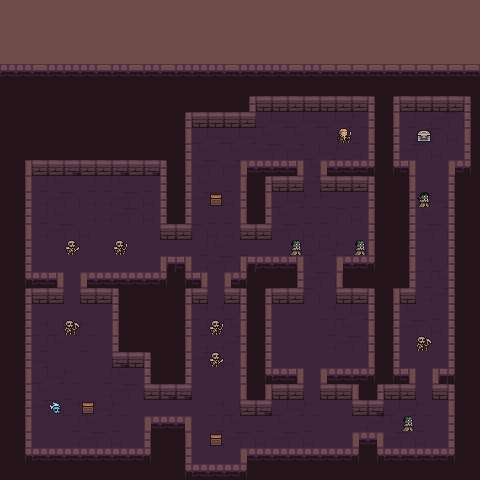

This game map was drawn from its Tiled (.tmx) file and the tilesets committed beside it. A one-line description and the full map source follow:
An orthogonal 30x30 tile map with 16x16 px tiles, 3 tile layers (suelo, muros, logica), 2 tilesets.

<map version="1.5" tiledversion="1.6.0" orientation="orthogonal" renderorder="right-down" width="30" height="30" tilewidth="16" tileheight="16" infinite="0" nextlayerid="7" nextobjectid="1">
 <tileset firstgid="1" source="Dungeon_Tileset.tsx" />
 <tileset firstgid="101" source="Dungeon_Character.tsx" />
 <layer id="1" name="suelo" width="30" height="30">
  <data encoding="csv">
70,70,70,70,70,70,70,70,70,70,70,70,70,70,70,70,70,70,70,70,70,70,70,70,70,70,70,70,70,70,
70,70,70,70,70,70,70,70,70,70,70,70,70,70,70,70,70,70,70,70,70,70,70,70,70,70,70,70,70,70,
70,70,70,70,70,70,70,70,70,70,70,70,70,70,70,70,70,70,70,70,70,70,70,70,70,70,70,70,70,70,
70,70,70,70,70,70,70,70,70,70,70,70,70,70,70,70,70,70,70,70,70,70,70,70,70,70,70,70,70,70,
70,70,70,70,70,70,70,70,70,70,70,70,70,70,70,70,70,70,70,70,70,70,7,8,9,10,70,70,70,70,
79,79,79,79,79,79,79,79,79,79,79,79,79,79,79,79,79,79,79,79,79,79,79,79,79,79,79,79,79,79,
79,79,79,79,79,79,79,79,79,79,79,79,79,79,79,79,79,79,79,79,79,17,27,28,29,30,17,18,19,20,
79,79,79,79,79,79,79,79,79,79,79,79,79,79,79,79,8,9,8,9,8,9,10,29,30,17,27,28,29,30,
79,79,79,79,79,79,79,79,79,79,79,79,8,9,8,9,18,19,18,19,18,19,20,18,17,27,28,29,30,70,
79,79,79,79,79,79,79,79,79,79,79,79,18,19,18,19,28,29,28,8,9,10,30,28,27,28,29,30,24,70,
79,79,7,8,9,7,7,8,9,10,79,79,28,29,28,29,30,79,79,18,19,20,79,79,79,79,80,80,79,79,
79,79,17,18,19,17,17,18,19,20,79,79,18,19,20,79,79,79,79,28,8,9,10,79,79,79,80,80,79,79,
79,79,27,28,29,27,27,28,29,30,79,8,28,29,30,79,79,8,9,10,10,19,20,79,79,7,8,9,10,79,
79,79,17,18,19,27,27,28,29,30,79,18,19,20,20,79,79,18,19,20,20,29,30,79,79,17,18,19,20,79,
79,79,27,28,29,30,80,80,80,80,79,28,29,30,30,10,79,28,29,30,30,80,80,80,79,27,28,29,30,79,
79,79,80,80,80,80,80,80,80,80,80,80,17,18,19,20,80,80,7,8,9,10,80,80,79,79,80,80,79,79,
79,79,80,80,80,80,80,80,80,80,79,79,27,28,29,30,79,80,17,18,19,20,80,80,79,79,7,8,9,79,
79,79,79,79,80,79,79,79,79,79,79,79,79,80,79,79,79,79,27,28,29,30,79,79,79,79,17,18,19,79,
79,79,79,79,80,79,79,79,79,79,79,79,79,80,79,79,79,79,79,29,80,79,79,79,7,8,27,28,29,79,
79,79,80,80,80,80,80,79,79,79,79,79,7,7,8,9,10,80,80,80,7,8,9,10,17,18,19,20,79,79,
79,79,7,8,9,10,80,79,79,79,79,7,17,17,18,19,20,80,80,80,17,18,19,20,27,28,29,30,79,79,
79,79,17,18,19,20,80,79,79,79,79,17,27,27,28,29,30,80,80,80,27,28,29,30,79,80,80,80,79,79,
79,8,9,80,80,80,80,8,9,10,79,27,28,29,30,79,79,80,80,80,80,80,80,79,79,80,80,80,79,79,
79,7,8,9,10,80,17,18,19,20,79,79,80,80,80,79,79,79,79,80,79,79,79,79,79,79,80,79,79,79,
79,17,18,19,20,80,27,28,29,30,79,79,19,80,19,79,79,79,79,80,79,79,7,8,9,10,80,79,79,79,
79,27,28,29,7,8,9,10,80,80,80,80,19,7,8,9,10,8,9,10,80,80,17,18,8,9,10,80,79,79,
79,79,80,80,17,18,19,20,80,79,79,79,19,17,18,19,20,18,19,20,80,80,27,28,18,19,20,80,79,79,
79,79,80,80,27,28,29,30,80,79,79,79,80,27,28,29,30,28,29,30,80,80,79,79,28,29,30,80,79,79,
79,79,79,79,79,79,79,79,79,79,79,79,80,80,80,79,79,79,79,79,79,79,79,79,79,79,79,79,79,79,
79,79,79,79,79,79,79,79,79,79,79,79,79,79,79,79,79,79,79,79,79,79,79,79,79,79,79,79,79,79
</data>
 </layer>
 <layer id="5" name="muros" width="30" height="30">
  <data encoding="csv">
0,0,0,0,0,0,0,0,0,0,0,0,0,0,0,0,0,0,0,0,0,0,0,0,0,0,0,0,0,0,
0,0,0,0,0,0,0,0,0,0,0,0,0,0,0,0,0,0,0,0,0,0,0,0,0,0,0,0,0,0,
0,0,0,0,0,0,0,0,0,0,0,0,0,0,0,0,0,0,0,0,0,0,0,0,0,0,0,0,0,0,
0,0,0,0,0,0,0,0,0,0,0,0,0,0,0,0,0,0,0,0,0,0,0,0,0,0,0,0,0,0,
44,44,42,43,44,44,42,43,42,43,42,44,44,44,42,43,44,44,42,43,42,42,42,42,42,42,42,42,42,42,
0,0,0,0,0,0,0,0,0,0,0,0,0,0,0,0,0,0,0,0,0,0,0,0,0,0,0,0,0,0,
0,0,0,0,0,0,0,0,0,0,0,0,0,0,0,1,2,2,3,2,2,3,3,6,1,3,2,2,3,6,
0,0,0,0,0,0,0,0,0,0,0,1,5,5,5,3,0,0,0,0,0,0,0,6,11,0,0,0,0,6,
0,0,0,0,0,0,0,0,0,0,0,11,0,0,0,0,0,0,0,0,0,0,0,16,1,0,0,0,0,16,
0,0,0,0,0,0,0,0,0,0,0,1,0,0,0,0,0,0,0,0,0,0,0,6,1,0,0,0,0,26,
0,11,3,3,4,3,3,4,3,4,6,11,0,0,0,55,43,43,54,0,55,43,43,46,41,54,0,0,55,46,
0,11,0,0,0,0,0,0,0,0,6,21,0,0,0,16,1,2,3,0,3,2,3,6,0,11,0,0,6,0,
0,21,0,0,0,0,0,0,0,0,6,1,0,0,0,26,11,0,0,0,0,0,0,6,0,21,0,0,6,0,
0,1,0,0,0,0,0,0,0,0,6,1,0,0,0,16,21,0,0,0,0,0,0,16,0,1,0,0,6,0,
0,11,0,0,0,0,0,0,0,0,2,3,0,0,0,3,3,0,0,0,0,0,0,6,0,1,0,0,6,0,
0,21,0,0,0,0,0,0,0,0,0,0,0,0,0,0,0,0,0,0,0,0,0,16,0,1,0,0,6,0,
0,1,0,0,0,0,0,0,0,0,51,54,0,0,0,51,43,43,54,0,0,55,43,46,0,11,0,0,6,0,
0,41,43,54,0,55,43,43,43,43,46,41,54,0,55,46,0,0,21,0,0,16,0,0,0,21,0,0,6,0,
0,1,2,3,0,2,3,6,0,0,0,1,2,0,3,6,1,2,3,0,0,2,3,6,11,2,0,0,6,0,
0,1,0,0,0,0,0,6,0,0,0,11,0,0,0,6,11,0,0,0,0,0,0,6,21,0,0,0,6,0,
0,1,0,0,0,0,0,16,0,0,0,1,0,0,0,16,21,0,0,0,0,0,0,16,1,0,0,0,6,0,
0,1,0,0,0,0,0,26,0,0,0,11,0,0,0,26,1,0,0,0,0,0,0,6,1,0,0,0,6,0,
0,1,0,80,80,80,80,4,5,6,0,21,0,0,0,16,1,0,0,0,0,0,0,16,1,0,0,0,6,0,
0,11,0,0,0,0,0,0,0,6,0,1,0,0,0,26,41,43,54,0,55,43,43,46,41,54,0,51,46,0,
0,21,0,0,0,0,0,0,0,3,4,4,0,0,0,16,11,2,3,0,2,3,16,1,2,3,0,5,6,0,
0,1,0,0,0,0,0,0,0,0,0,0,0,0,0,3,4,0,0,0,0,0,3,4,0,0,0,0,16,0,
0,11,0,0,0,0,0,0,0,55,43,56,0,0,0,0,0,0,0,0,0,0,0,0,0,0,0,0,26,0,
0,21,0,0,0,0,0,0,0,26,0,11,0,0,0,0,0,0,0,0,0,0,55,56,0,0,0,0,26,0,
0,41,43,43,43,43,43,43,43,46,0,21,0,0,0,55,43,43,43,43,43,43,46,41,43,43,43,43,46,0,
0,0,0,0,0,0,0,0,0,0,0,41,43,43,43,46,0,0,0,0,0,0,0,0,0,0,0,0,0,0
</data>
 </layer>
 <layer id="3" name="logica" width="30" height="30">
  <data encoding="csv">
0,0,0,0,0,0,0,0,0,0,0,0,0,0,0,0,0,0,0,0,0,0,0,0,0,0,0,0,0,0,
0,0,0,0,0,0,0,0,0,0,0,0,0,0,0,0,0,0,0,0,0,0,0,0,0,0,0,0,0,0,
0,0,0,0,0,0,0,0,0,0,0,0,0,0,0,0,0,0,0,0,0,0,0,0,0,0,0,0,0,0,
0,0,0,0,0,0,0,0,0,0,0,0,0,0,0,0,0,0,0,0,0,0,0,0,0,0,0,0,0,0,
0,0,0,0,0,0,0,0,0,0,0,0,0,0,0,0,0,0,0,0,0,0,0,0,0,0,0,0,0,0,
0,0,0,0,0,0,0,0,0,0,0,0,0,0,0,0,0,0,0,0,0,0,0,0,0,0,0,0,0,0,
0,0,0,0,0,0,0,0,0,0,0,0,0,0,0,0,0,0,0,0,0,0,0,0,0,0,0,0,0,0,
0,0,0,0,0,0,0,0,0,0,0,0,0,0,0,0,0,0,0,0,0,0,0,0,0,0,0,0,0,0,
0,0,0,0,0,0,0,0,0,0,0,0,0,0,0,0,0,0,0,0,0,101,0,0,0,0,85,0,0,0,
0,0,0,0,0,0,0,0,0,0,0,0,0,0,0,0,0,0,0,0,0,0,0,0,0,0,0,0,0,0,
0,0,0,0,0,0,0,0,0,0,0,0,0,0,0,0,0,0,0,0,0,0,0,0,0,0,0,0,0,0,
0,0,0,0,0,0,0,0,0,0,0,0,0,0,0,0,0,0,0,0,0,0,0,0,0,0,0,0,0,0,
0,0,0,0,0,0,0,0,0,0,0,0,0,84,0,0,0,0,0,0,0,0,0,0,0,0,110,0,0,0,
0,0,0,0,0,0,0,0,0,0,0,0,0,0,0,0,0,0,0,0,0,0,0,0,0,0,0,0,0,0,
0,0,0,0,0,0,0,0,0,0,0,0,0,0,0,0,0,0,0,0,0,0,0,0,0,0,0,0,0,0,
0,0,0,0,112,0,0,113,0,0,0,0,0,0,0,0,0,0,111,0,0,0,111,0,0,0,0,0,0,0,
0,0,0,0,0,0,0,0,0,0,0,0,0,0,0,0,0,0,0,0,0,0,0,0,0,0,0,0,0,0,
0,0,0,0,0,0,0,0,0,0,0,0,0,0,0,0,0,0,0,0,0,0,0,0,0,0,0,0,0,0,
0,0,0,0,0,0,0,0,0,0,0,0,0,0,0,0,0,0,0,0,0,0,0,0,0,0,0,0,0,0,
0,0,0,0,0,0,0,0,0,0,0,0,0,0,0,0,0,0,0,0,0,0,0,0,0,0,0,0,0,0,
0,0,0,0,114,0,0,0,0,0,0,0,0,113,0,0,0,0,0,0,0,0,0,0,0,0,0,0,0,0,
0,0,0,0,0,0,0,0,0,0,0,0,0,0,0,0,0,0,0,0,0,0,0,0,0,0,114,0,0,0,
0,0,0,0,0,0,0,0,0,0,0,0,0,112,0,0,0,0,0,0,0,0,0,0,0,0,0,0,0,0,
0,0,0,0,0,0,0,0,0,0,0,0,0,0,0,0,0,0,0,0,0,0,0,0,0,0,0,0,0,0,
0,0,0,0,0,0,0,0,0,0,0,0,0,0,0,0,0,0,0,0,0,0,0,0,0,0,0,0,0,0,
0,0,0,109,0,84,0,0,0,0,0,0,0,0,0,0,0,0,0,0,0,0,0,0,0,0,0,0,0,0,
0,0,0,0,0,0,0,0,0,0,0,0,0,0,0,0,0,0,0,0,0,0,0,0,0,111,0,0,0,0,
0,0,0,0,0,0,0,0,0,0,0,0,0,84,0,0,0,0,0,0,0,0,0,0,0,0,0,0,0,0,
0,0,0,0,0,0,0,0,0,0,0,0,0,0,0,0,0,0,0,0,0,0,0,0,0,0,0,0,0,0,
0,0,0,0,0,0,0,0,0,0,0,0,0,0,0,0,0,0,0,0,0,0,0,0,0,0,0,0,0,0
</data>
 </layer>
</map>
